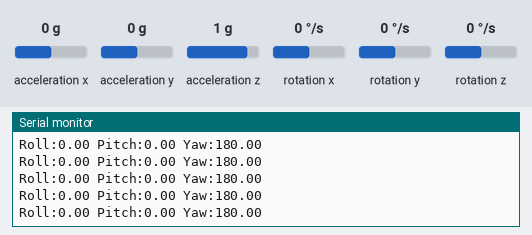
This sketch was run on a simulated Arduino Uno, built with avr-gcc and run on an emulated ATmega328P. Parts: the last lines printed to the serial monitor. Wiring (inferred from the names in the program): MPU-6050 motion sensor at I2C address 0x68. Inputs (shaded band) come from the test bench; at power-on: acceleration x 0 g, acceleration y 0 g, rotation x 0 °/s, rotation y 0 °/s, acceleration z 1 g, rotation z 0 °/s.

Above: at 3.1 s.
3.2 s: acceleration x set to -1.4 g
At 3.23 s:
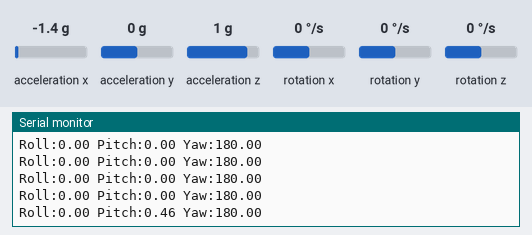
4.7 s: acceleration y set to -1.4 g
At 4.75 s:
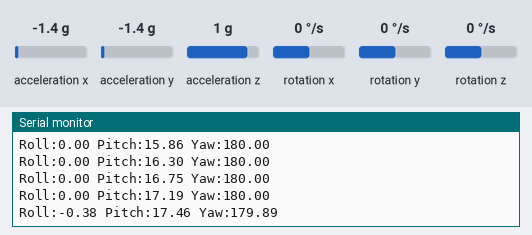
7.7 s: rotation x set to -100 °/s
At 7.71 s:
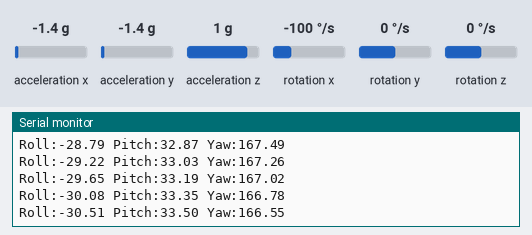
10.7 s: rotation y set to 100 °/s
At 10.91 s:
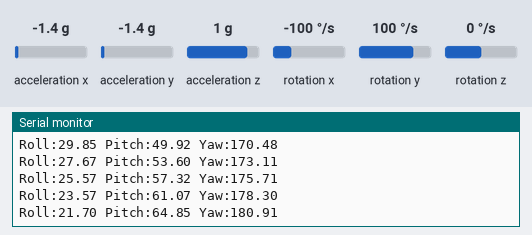
13.7 s: rotation y set to 192 °/s
At 13.75 s:
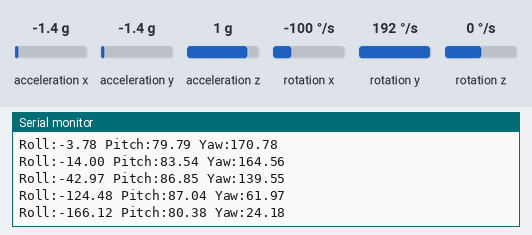
Timing chart, 0 to 16.7 s (numbered marks = the images above; inputs shaded):
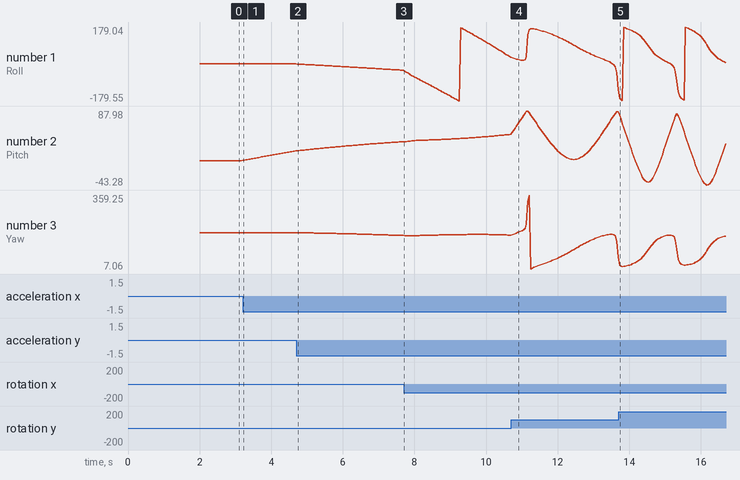

The sketch:

fc.ino
```cpp
#include "IMUService.h"

IMUService imuService(25);

void setup()
{
    Serial.begin(9600);
    imuService.prepare();
}

void loop()
{
    imuService.loopIMU();
}
```

IMUService.cpp
```cpp
#include <math.h>
#include "IMUService.h"
#include <Wire.h>
#include <MadgwickAHRS.h>
#include <Arduino.h>

IMUService::IMUService(int rate) // should be called in setup part
{
    refreshRate = rate;
}

void IMUService::prepare()
{
    setupIMU();
    // 加速度计校准,2000次取值,然后去平均值
    for (int cal_int = 0; cal_int < 2000; cal_int++)
    {                                  //Run this code 2000 times
        recordGyroRegistersForSetUp(); //Read the raw acc and gyro data from the MPU-6050
        gyro_x_cal += gyroX;           //Add the gyro x-axis offset to the gyro_x_cal variable
        gyro_y_cal += gyroY;           //Add the gyro y-axis offset to the gyro_y_cal variable
        gyro_z_cal += gyroZ;           //Add the gyro z-axis offset to the gyro_z_cal variable
    }
    gyro_x_cal /= 2000; //Divide the gyro_x_cal variable by 2000 to get the avarage offset
    gyro_y_cal /= 2000; //Divide the gyro_y_cal variable by 2000 to get the avarage offset
    gyro_z_cal /= 2000; //Divide the gyro_z_cal variable by 2000 to get the avarage offset
    filter.begin(refreshRate);
    microsPrevious = micros();
}

void IMUService::loopIMU()
{
    unsigned long microsNow;
    microsNow = micros();
    if (microsNow - microsPrevious >= microsPerReading)
    {
        recordAccelRegisters();
        recordGyroRegisters();
        filter.updateIMU(rotX, rotY, rotZ, gForceX, gForceY, gForceZ);
        roll = filter.getRoll();
        pitch = filter.getPitch();
        heading = filter.getYaw();
        printOritation();
        //increment previous time, so we keep proper pace
        microsPrevious = microsPrevious + microsPerReading;
    }
}

bool IMUService::freeFallDetection(float gForceX, float gForceY, float gForceZ)
{
    float totalAccel = pow(gForceX, 2) + pow(gForceY, 2) + pow(gForceZ, 2);
    if (sqrt(totalAccel) <= IMUService::freeFallThreshold) //free fall threadhold 0.25g
    {
        return true;
    }
    return false;
}

float IMUService::getRoll()
{
    return filter.getRoll();
}
float IMUService::getPitch()
{
    return filter.getPitch();
}
float IMUService::getYaw()
{
    return filter.getYaw();
}

void IMUService::setupIMU()
{
    Wire.begin();
    Wire.beginTransmission(0b1101000); //This is the I2C address of the MPU (b1101000/b1101001 for AC0 low/high datasheet sec. 9.2)
    Wire.write(0x6B);                  //Accessing the register 6B - Power Management (Sec. 4.28)
    Wire.write(0b00000000);            //Setting SLEEP register to 0. (Required; see Note on p. 9)
    Wire.endTransmission();
    Wire.beginTransmission(0b1101000); //I2C address of the MPU
    Wire.write(0x1B);                  //Accessing the register 1B - Gyroscope Configuration (Sec. 4.4)
    Wire.write(0x00000000);            //Setting the gyro to full scale +/- 250deg./s
    Wire.endTransmission();
    Wire.beginTransmission(0b1101000); //I2C address of the MPU
    Wire.write(0x1C);                  //Accessing the register 1C - Acccelerometer Configuration (Sec. 4.5)
    Wire.write(0b00000000);            //Setting the accel to +/- 2g
    Wire.endTransmission();
}

// read gyro for setup caliberation
void IMUService::recordGyroRegistersForSetUp()
{
    Wire.beginTransmission(0b1101000); //I2C address of the MPU
    Wire.write(0x43);                  //Starting register for Gyro Readings
    Wire.endTransmission();
    Wire.requestFrom(0b1101000, 6); //Request Gyro Registers (43 - 48)
    while (Wire.available() < 6)
        ;
    gyroX = Wire.read() << 8 | Wire.read(); //Store first two bytes into accelX
    gyroY = Wire.read() << 8 | Wire.read(); //Store middle two bytes into accelY
    gyroZ = Wire.read() << 8 | Wire.read(); //Store last two bytes into accelZ
}

// get accel data
void IMUService::recordAccelRegisters()
{
    Wire.beginTransmission(0b1101000); //I2C address of the MPU
    Wire.write(0x3B);                  //Starting register for Accel Readings
    Wire.endTransmission();
    Wire.requestFrom(0b1101000, 6); //Request Accel Registers (3B - 40)
    while (Wire.available() < 6)
        ;
    accelX = Wire.read() << 8 | Wire.read(); //Store first two bytes into accelX
    accelY = Wire.read() << 8 | Wire.read(); //Store middle two bytes into accelY
    accelZ = Wire.read() << 8 | Wire.read(); //Store last two bytes into accelZ
    processAccelData();
}

// get gyro data
void IMUService::recordGyroRegisters()
{
    Wire.beginTransmission(0b1101000); //I2C address of the MPU
    Wire.write(0x43);                  //Starting register for Gyro Readings
    Wire.endTransmission();
    Wire.requestFrom(0b1101000, 6); //Request Gyro Registers (43 - 48)
    while (Wire.available() < 6)
        ;
    gyroX = Wire.read() << 8 | Wire.read(); //Store first two bytes into accelX
    gyroY = Wire.read() << 8 | Wire.read(); //Store middle two bytes into accelY
    gyroZ = Wire.read() << 8 | Wire.read(); //Store last two bytes into accelZ
    processGyroData();
}

void IMUService::processAccelData()
{
    gForceX = accelX / 16384.0;
    gForceY = accelY / 16384.0;
    gForceZ = accelZ / 16384.0;
}

// process gyro data
void IMUService::processGyroData()
{
    gyroX -= gyro_x_cal;
    gyroY -= gyro_y_cal;
    gyroZ -= gyro_z_cal;
    rotX = gyroX / 131.0;
    rotY = gyroY / 131.0;
    rotZ = gyroZ / 131.0;
}

void IMUService::printData()
{
    Serial.print("Gyro (deg)");
    Serial.print(" X=");
    Serial.print(rotX);
    Serial.print(" Y=");
    Serial.print(rotY);
    Serial.print(" Z=");
    Serial.print(rotZ);
    Serial.print(" Accel (g)");
    Serial.print(" X=");
    Serial.print(gForceX);
    Serial.print(" Y=");
    Serial.print(gForceY);
    Serial.print(" Z=");
    Serial.println(gForceZ);
}

void IMUService::printOritation()
{
    Serial.print("Roll:");
    Serial.print(roll);
    Serial.print(" Pitch:");
    Serial.print(pitch);
    Serial.print(" Yaw:");
    Serial.println(heading);
}
```

IMUService.h
```cpp
#include <MadgwickAHRS.h>

class IMUService{

public:
  float freeFallThreshold = 0.25; // 0.2 g
  bool freeFallDetection(float gForceX, float gForceY, float gForceZ);
  float getRoll();
  float getPitch();
  float getYaw();
  void loopIMU();
  void prepare();
  IMUService(int rate);


private:
  void setupIMU();
  Madgwick filter;
  void recordGyroRegistersForSetUp();
  int refreshRate = 25;
  unsigned long microsPerReading = 1000000 / refreshRate; // 25Hz 读取数据频率
  unsigned long microsPrevious;
  void recordAccelRegisters();
  void recordGyroRegisters();
  void processAccelData();
  void processGyroData();
  void printData();
  void printOritation();
  //accel related variable
  long accelX, accelY, accelZ;
  float gForceX, gForceY, gForceZ;
  //gyro related variable
  long gyro_x_cal, gyro_y_cal, gyro_z_cal;
  long gyroX, gyroY, gyroZ;
  float rotX, rotY, rotZ;
  //oritation related variable
  float roll, pitch, heading;
};
```

Solenoid.cpp
```cpp
#include "Solenoid.h"
#include <Arduino.h>

void Solenoid::openValve(){
    digitalWrite(controlPin,HIGH);
}

void Solenoid::closeValve(){
    digitalWrite(controlPin,LOW);
}
```

Solenoid.h
```cpp
#include <Arduino.h>

class Solenoid
{
public:

    Solenoid(int ioPin){
        controlPin = ioPin;
        pinMode(controlPin,OUTPUT);
    }
    void openValve();

    void closeValve();

private:

    int controlPin;
};
```

StepMotor.cpp
```cpp
#include "StepMotor.h"
#include <AccelStepper.h>
#include <Arduino.h>


StepMotor::StepMotor(int dir, int pulse, int upLimit, int downLimit){
    pulsePin = pulse;
    dirPin = dir;
    upLimitPin = upLimit;
    downLimitPin = downLimit;
    stepper = AccelStepper(1,pulsePin,dirPin);// use mode 1,which is motor driver
    stepper.setMaxSpeed(2000);// no more than 2000 for speed
}


void StepMotor::extend(){
    stepper.setSpeed(1000);
}

void StepMotor::retract(){
    stepper.setSpeed(-1000);
}

void StepMotor::runSpeed(){
    if(digitalRead(upLimitPin)==LOW||digitalRead(downLimitPin)==LOW){
        stepper.stop();
        return;
    }
    stepper.runSpeed();
}
```

StepMotor.h
```cpp
#include <AccelStepper.h>

class StepMotor
{
public:
    StepMotor(int dir, int pulse, int upLimitPin, int downLimitPin);
    void extend();
    void retract();
    void runSpeed();

private:
    AccelStepper stepper;
    int dirPin;
    int pulsePin;
    int upLimitPin;
    int downLimitPin;
};
```

Temprature.cpp
```cpp
#include "Temprature.h"
#include <Arduino.h>

int Temprature::readTemp(){
    sensors->requestTemperatures();
    Serial.println(sensors->getTempCByIndex(0));
}
```

Temprature.h
```cpp
#include <OneWire.h>
#include <DallasTemperature.h>
#include <Arduino.h>

class Temprature
{
  public:
    OneWire* oneWire;
    DallasTemperature* sensors;
    Temprature(int sclPin){
        Serial.begin(9600);
        Serial.println("1111111");
        oneWire = new OneWire(sclPin);
        sensors = new DallasTemperature(oneWire);
        sensors->begin();

    }
    int readTemp();

};
```

Measured:
- after the input at 3.2 s, the serial monitor: prints a new line at once (image 1)
- plotted number 2: 0 → 17.19 after the input at 3.2 s
